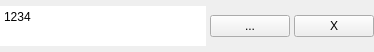
<?xml version="1.0" encoding="UTF-8"?>
<ui version="4.0">
 <class>FileChooser</class>
 <widget class="QWidget" name="FileChooser">
  <property name="geometry">
   <rect>
    <x>0</x>
    <y>0</y>
    <width>374</width>
    <height>52</height>
   </rect>
  </property>
  <layout class="QHBoxLayout" name="horizontalLayout">
   <property name="spacing">
    <number>4</number>
   </property>
   <property name="margin">
    <number>0</number>
   </property>
   <item>
    <widget class="QTextEdit" name="filenameTextBox">
     <property name="sizePolicy">
      <sizepolicy hsizetype="Expanding" vsizetype="Preferred">
       <horstretch>0</horstretch>
       <verstretch>0</verstretch>
      </sizepolicy>
     </property>
     <property name="maximumSize">
      <size>
       <width>16777215</width>
       <height>40</height>
      </size>
     </property>
     <property name="font">
      <font>
       <pointsize>9</pointsize>
      </font>
     </property>
     <property name="frameShape">
      <enum>QFrame::NoFrame</enum>
     </property>
     <property name="horizontalScrollBarPolicy">
      <enum>Qt::ScrollBarAlwaysOff</enum>
     </property>
     <property name="readOnly">
      <bool>true</bool>
     </property>
     <property name="html">
      <string>&lt;!DOCTYPE HTML PUBLIC &quot;-//W3C//DTD HTML 4.0//EN&quot; &quot;http://www.w3.org/TR/REC-html40/strict.dtd&quot;&gt;
&lt;html&gt;&lt;head&gt;&lt;meta name=&quot;qrichtext&quot; content=&quot;1&quot; /&gt;&lt;style type=&quot;text/css&quot;&gt;
p, li { white-space: pre-wrap; }
&lt;/style&gt;&lt;/head&gt;&lt;body style=&quot; font-family:'.Lucida Grande UI'; font-size:9pt; font-weight:400; font-style:normal;&quot;&gt;
&lt;p style=&quot; margin-top:0px; margin-bottom:0px; margin-left:0px; margin-right:0px; -qt-block-indent:0; text-indent:0px;&quot;&gt;1234&lt;/p&gt;&lt;/body&gt;&lt;/html&gt;</string>
     </property>
    </widget>
   </item>
   <item>
    <widget class="QPushButton" name="btnSelectFile">
     <property name="text">
      <string>...</string>
     </property>
    </widget>
   </item>
   <item>
    <widget class="QPushButton" name="btnReset">
     <property name="text">
      <string>X</string>
     </property>
    </widget>
   </item>
  </layout>
 </widget>
 <resources/>
 <connections/>
</ui>
